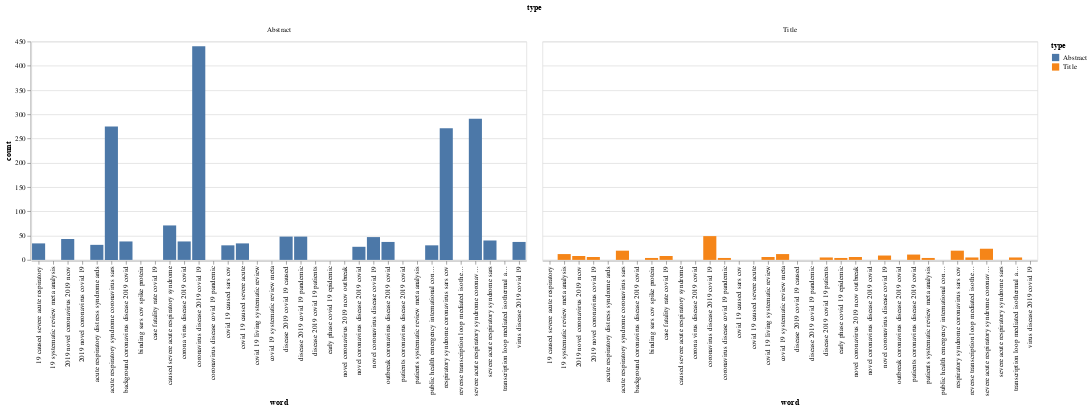

The code cell stored with this chart in its notebook:
### Code cell
fivegrams=get_top_gram(df["Abstract"],(5,5),20)
fivegrams_title=get_top_gram(df["Title of preprint"],(5,5),20)
d={"word":[],"count":[],"type":[]}
for i in fivegrams:
    d["word"].append(i[0])
    d["count"].append(i[1])
    d["type"].append("Abstract")
for i in fivegrams_title:
    d["word"].append(i[0])
    d["count"].append(i[1])
    d["type"].append("Title")
count_df=pd.DataFrame(d)

source = count_df

alt.Chart(source).mark_bar().encode(
    tooltip=["word","count"],
    column='type',
    x='word',
    y='count',
    color='type'
)

### Figure 1 — Vega-Lite specification as saved in the notebook (floating-point values rounded to 4 significant figures)
{"config": {"view": {"continuousWidth": 400, "continuousHeight": 300}}, "data": {"name": "data-aacc8a0e9a12005df766431618eb68d6"}, "mark": "bar", "encoding": {"color": {"type": "nominal", "field": "type"}, "column": {"type": "nominal", "field": "type"}, "tooltip": [{"type": "nominal", "field": "word"}, {"type": "quantitative", "field": "count"}], "x": {"type": "nominal", "field": "word"}, "y": {"type": "quantitative", "field": "count"}}, "$schema": "https://vega.github.io/schema/vega-lite/v4.8.1.json", "datasets": {"data-aacc8a0e9a12005df766431618eb68d6": [{"word": "coronavirus disease 2019 covid 19", "count": 440, "type": "Abstract"}, {"word": "severe acute respiratory syndrome coronavirus", "count": 291, "type": "Abstract"}, {"word": "acute respiratory syndrome coronavirus sars", "count": 275, "type": "Abstract"}, {"word": "respiratory syndrome coronavirus sars cov", "count": 271, "type": "Abstract"}, {"word": "caused severe acute respiratory syndrome", "count": 71, "type": "Abstract"}, {"word": "disease 2019 covid 19 caused", "count": 48, "type": "Abstract"}, {"word": "disease 2019 covid 19 pandemic", "count": 48, "type": "Abstract"}, {"word": "novel coronavirus disease covid 19", "count": 47, "type": "Abstract"}, {"word": "2019 novel coronavirus 2019 ncov", "count": 43, "type": "Abstract"}, {"word": "severe acute respiratory syndrome sars", "count": 40, "type": "Abstract"}, {"word": "corona virus disease 2019 covid", "count": 38, "type": "Abstract"}, {"word": "background coronavirus disease 2019 covid", "count": 38, "type": "Abstract"}, {"word": "virus disease 2019 covid 19", "count": 37, "type": "Abstract"}, {"word": "outbreak coronavirus disease 2019 covid", "count": 37, "type": "Abstract"}, {"word": "covid 19 caused severe acute", "count": 34, "type": "Abstract"}, {"word": "19 caused severe acute respiratory", "count": 34, "type": "Abstract"}, {"word": "acute respiratory distress syndrome ards", "count": 31, "type": "Abstract"}, {"word": "covid 19 caused sars cov", "count": 30, "type": "Abstract"}, {"word": "public health emergency international concern", "count": 30, "type": "Abstract"}, {"word": "novel coronavirus disease 2019 covid", "count": 27, "type": "Abstract"}, {"word": "coronavirus disease 2019 covid 19", "count": 49, "type": "Title"}, {"word": "severe acute respiratory syndrome coronavirus", "count": 23, "type": "Title"}, {"word": "acute respiratory syndrome coronavirus sars", "count": 19, "type": "Title"}, {"word": "respiratory syndrome coronavirus sars cov", "count": 19, "type": "Title"}, {"word": "covid 19 systematic review meta", "count": 12, "type": "Title"}, {"word": "19 systematic review meta analysis", "count": 12, "type": "Title"}, {"word": "patients coronavirus disease 2019 covid", "count": 11, "type": "Title"}, {"word": "novel coronavirus disease covid 19", "count": 9, "type": "Title"}, {"word": "case fatality rate covid 19", "count": 8, "type": "Title"}, {"word": "2019 novel coronavirus 2019 ncov", "count": 8, "type": "Title"}, {"word": "covid 19 living systematic review", "count": 6, "type": "Title"}, {"word": "2019 novel coronavirus covid 19", "count": 6, "type": "Title"}, {"word": "novel coronavirus 2019 ncov outbreak", "count": 6, "type": "Title"}, {"word": "reverse transcription loop mediated isothermal", "count": 5, "type": "Title"}, {"word": "transcription loop mediated isothermal amplification", "count": 5, "type": "Title"}, {"word": "disease 2019 covid 19 patients", "count": 5, "type": "Title"}, {"word": "binding sars cov spike protein", "count": 4, "type": "Title"}, {"word": "early phase covid 19 epidemic", "count": 4, "type": "Title"}, {"word": "patients systematic review meta analysis", "count": 4, "type": "Title"}, {"word": "coronavirus disease covid 19 pandemic", "count": 4, "type": "Title"}]}}
